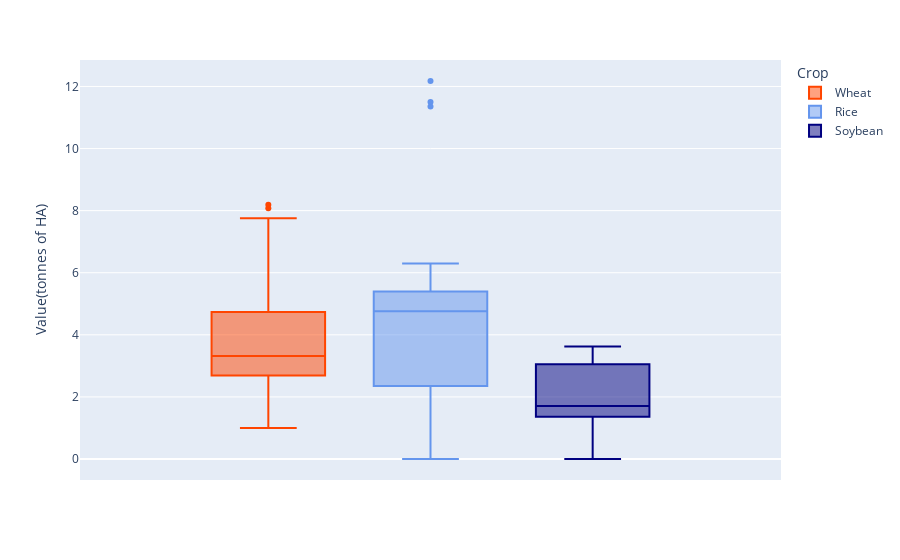

The cell this chart's notebook holds for it:
### Markdown cell above
**Question 5: Use Plotly to create a code block that performs the following operations: (10 points)**

   1. Import the `G20_crop_production_2018-2020.csv` file into a Pandas DataFrame.
   
   2. Create three box plots showing the `Value(tonnes of HA)` by `Crop` on the same chart where the color is the crop and when you hover on any outliers it shows the name of the country and the year. 
   
   * **Hint:** Checkout the [Plotly hover text formatting documentation](https://plotly.com/python/hover-text-and-formatting/)

### Code cell
# Answer 5
import pandas as pd
import plotly.express as px

farm_data = pd.read_csv('Resources/G20_crop_production_2018-2020.csv')
farm_data
wh_ri_so = farm_data[farm_data.Crop.isin(['Wheat', 'Rice', 'Soybean'])]
wh_ri_so.head()


farm_plot_fig = px.box(wh_ri_so, y='Value(tonnes of HA)', color='Crop', hover_name='Country', hover_data = ['Country','Year'], 
                            color_discrete_map={'Wheat': 'orangered', 'Rice': 'cornflowerblue', 'Soybean': 'navy'})
farm_plot_fig.show()

### Figure 1 — Plotly figure (JSON) as saved in the notebook; plotly's stock layout.template omitted (floating-point values rounded to 4 significant figures)
{"data": [{"alignmentgroup": "True", "customdata": [["Australia", 2018], ["Australia", 2019], ["Australia", 2020], ["Canada", 2018], ["Canada", 2019], ["Canada", 2020], ["Japan", 2018], ["Japan", 2019], ["Japan", 2020], ["Korea", 2018], ["Korea", 2019], ["Korea", 2020], ["Mexico", 2018], ["Mexico", 2019], ["Mexico", 2020], ["Turkey", 2018], ["Turkey", 2019], ["Turkey", 2020], ["United States", 2018], ["United States", 2019], ["United States", 2020], ["Argentina", 2018], ["Argentina", 2019], ["Argentina", 2020], ["Brazil", 2018], ["Brazil", 2019], ["Brazil", 2020], ["China", 2018], ["China", 2019], ["China", 2020], ["India", 2018], ["India", 2019], ["India", 2020], ["Indonesia", 2018], ["Indonesia", 2019], ["Indonesia", 2020], ["Russia", 2018], ["Russia", 2019], ["Russia", 2020], ["Saudi Arabia", 2018], ["Saudi Arabia", 2019], ["Saudi Arabia", 2020], ["South Africa", 2018], ["South Africa", 2019], ["South Africa", 2020], ["United Kingdom", 2018], ["United Kingdom", 2019], ["United Kingdom", 2020]], "hovertemplate": "<b>%{hovertext}</b><br><br>Crop=Wheat<br>Value(tonnes of HA)=%{y}<br>Country=%{customdata[0]}<br>Year=%{customdata[1]}<extra></extra>", "hovertext": ["Australia", "Australia", "Australia", "Canada", "Canada", "Canada", "Japan", "Japan", "Japan", "Korea", "Korea", "Korea", "Mexico", "Mexico", "Mexico", "Turkey", "Turkey", "Turkey", "United States", "United States", "United States", "Argentina", "Argentina", "Argentina", "Brazil", "Brazil", "Brazil", "China", "China", "China", "India", "India", "India", "Indonesia", "Indonesia", "Indonesia", "Russia", "Russia", "Russia", "Saudi Arabia", "Saudi Arabia", "Saudi Arabia", "South Africa", "South Africa", "South Africa", "United Kingdom", "United Kingdom", "United Kingdom"], "legendgroup": "Wheat", "marker": {"color": "orangered"}, "name": "Wheat", "notched": false, "offsetgroup": "Wheat", "orientation": "v", "showlegend": true, "type": "box", "x0": " ", "xaxis": "x", "y": [1.703, 1.625, 1.949, 3.259, 3.348, 3.329, 3.609, 4.036, 4.056, 3.185, 3.195, 3.205, 5.437, 5.489, 5.513, 2.576, 2.458, 2.699, 3.201, 3.499, 3.3, 3.216, 3.281, 3.307, 2.517, 2.638, 2.765, 5.416, 5.63, 5.509, 3.377, 3.514, 3.45, 1, 1, 1.029, 2.646, 2.687, 2.835, 5.729, 6.364, 6.364, 3.711, 3.344, 3.443, 7.755, 8.189, 8.075], "y0": " ", "yaxis": "y"}, {"alignmentgroup": "True", "customdata": [["Australia", 2018], ["Australia", 2019], ["Australia", 2020], ["Canada", 2018], ["Canada", 2019], ["Canada", 2020], ["Japan", 2018], ["Japan", 2019], ["Japan", 2020], ["Korean", 2018], ["Korean", 2019], ["Korean", 2020], ["Mexico", 2018], ["Mexico", 2019], ["Mexico", 2020], ["Turkey", 2018], ["Turkey", 2019], ["Turkey", 2020], ["United States", 2018], ["United States", 2019], ["United States", 2020], ["Argentina", 2018], ["Argentina", 2019], ["Argentina", 2020], ["Brazil", 2018], ["Brazil", 2019], ["Brazil", 2020], ["China", 2018], ["China", 2019], ["China", 2020], ["India", 2018], ["India", 2019], ["India", 2020], ["Indonesia", 2018], ["Indonesia", 2019], ["Indonesia", 2020], ["Russia", 2018], ["Russia", 2019], ["Russia", 2020], ["Saudi Arabia", 2018], ["Saudi Arabia", 2019], ["Saudi Arabia", 2020], ["South Africa", 2018], ["South Africa", 2019], ["South Africa", 2020], ["United Kingdom", 2018], ["United Kingdom", 2019], ["United Kingdom", 2020]], "hovertemplate": "<b>%{hovertext}</b><br><br>Crop=Rice<br>Value(tonnes of HA)=%{y}<br>Country=%{customdata[0]}<br>Year=%{customdata[1]}<extra></extra>", "hovertext": ["Australia", "Australia", "Australia", "Canada", "Canada", "Canada", "Japan", "Japan", "Japan", "Korean", "Korean", "Korean", "Mexico", "Mexico", "Mexico", "Turkey", "Turkey", "Turkey", "United States", "United States", "United States", "Argentina", "Argentina", "Argentina", "Brazil", "Brazil", "Brazil", "China", "China", "China", "India", "India", "India", "Indonesia", "Indonesia", "Indonesia", "Russia", "Russia", "Russia", "Saudi Arabia", "Saudi Arabia", "Saudi Arabia", "South Africa", "South Africa", "South Africa", "United Kingdom", "United Kingdom", "United Kingdom"], "legendgroup": "Rice", "marker": {"color": "cornflowerblue"}, "name": "Rice", "notched": false, "offsetgroup": "Rice", "orientation": "v", "showlegend": true, "type": "box", "x0": " ", "xaxis": "x", "y": [12.18, 11.5, 11.35, 0, 0, 0, 5.059, 5.157, 5.166, 5.244, 5.257, 5.337, 6.285, 6.132, 6.208, 4.904, 5.087, 5.164, 6, 6.021, 6.298, 4.698, 4.357, 4.542, 4.16, 4.187, 4.237, 4.813, 4.941, 4.966, 2.652, 2.653, 2.706, 3.26, 3.265, 3.344, 5.72, 5.448, 5.492, 1, 1, 1.028, 2.001, 2.001, 2.058, 0, 0, 0], "y0": " ", "yaxis": "y"}, {"alignmentgroup": "True", "customdata": [["Korea", 2018], ["Korea", 2019], ["Korea", 2020], ["Russia", 2018], ["Russia", 2019], ["Russia", 2020], ["United States", 2018], ["United States", 2019], ["United States", 2020], ["Argentina", 2018], ["Argentina", 2019], ["Argentina", 2020], ["Japan", 2018], ["Japan", 2019], ["Japan", 2020], ["Indonesia", 2018], ["Indonesia", 2019], ["Indonesia", 2020], ["Turkey", 2018], ["Turkey", 2019], ["Turkey", 2020], ["Australia", 2018], ["Australia", 2019], ["Australia", 2020], ["Canada", 2018], ["Canada", 2019], ["Canada", 2020], ["India", 2018], ["India", 2019], ["India", 2020], ["Saudi Arabia", 2018], ["Saudi Arabia", 2019], ["Saudi Arabia", 2020], ["Mexico", 2018], ["Mexico", 2019], ["Mexico", 2020], ["China", 2018], ["China", 2019], ["China", 2020], ["South Africa", 2018], ["South Africa", 2019], ["South Africa", 2020], ["Brazil", 2018], ["Brazil", 2019], ["Brazil", 2020], ["United Kingdom", 2018], ["United Kingdom", 2019], ["United Kingdom", 2020]], "hovertemplate": "<b>%{hovertext}</b><br><br>Crop=Soybean<br>Value(tonnes of HA)=%{y}<br>Country=%{customdata[0]}<br>Year=%{customdata[1]}<extra></extra>", "hovertext": ["Korea", "Korea", "Korea", "Russia", "Russia", "Russia", "United States", "United States", "United States", "Argentina", "Argentina", "Argentina", "Japan", "Japan", "Japan", "Indonesia", "Indonesia", "Indonesia", "Turkey", "Turkey", "Turkey", "Australia", "Australia", "Australia", "Canada", "Canada", "Canada", "India", "India", "India", "Saudi Arabia", "Saudi Arabia", "Saudi Arabia", "Mexico", "Mexico", "Mexico", "China", "China", "China", "South Africa", "South Africa", "South Africa", "Brazil", "Brazil", "Brazil", "United Kingdom", "United Kingdom", "United Kingdom"], "legendgroup": "Soybean", "marker": {"color": "navy"}, "name": "Soybean", "notched": false, "offsetgroup": "Soybean", "orientation": "v", "showlegend": true, "type": "box", "x0": " ", "xaxis": "x", "y": [1.766, 1.775, 1.781, 1.365, 1.272, 1.361, 3.399, 3.19, 3.431, 3.334, 3.221, 3.334, 1.439, 1.675, 1.684, 1.625, 1.625, 1.641, 3.5, 3.5, 3.62, 1.632, 1.682, 1.296, 2.92, 2.641, 2.778, 1.211, 1.09, 1.112, 1, 1, 1.028, 1.7, 1.7, 1.71, 1.898, 1.939, 1.957, 1.957, 1.603, 1.977, 3.207, 3.289, 3.313, 0, 0, 0], "y0": " ", "yaxis": "y"}], "layout": {"boxmode": "group", "legend": {"title": {"text": "Crop"}, "tracegroupgap": 0}, "margin": {"t": 60}, "xaxis": {"anchor": "y", "domain": [0, 1]}, "yaxis": {"anchor": "x", "domain": [0, 1], "title": {"text": "Value(tonnes of HA)"}}}}
